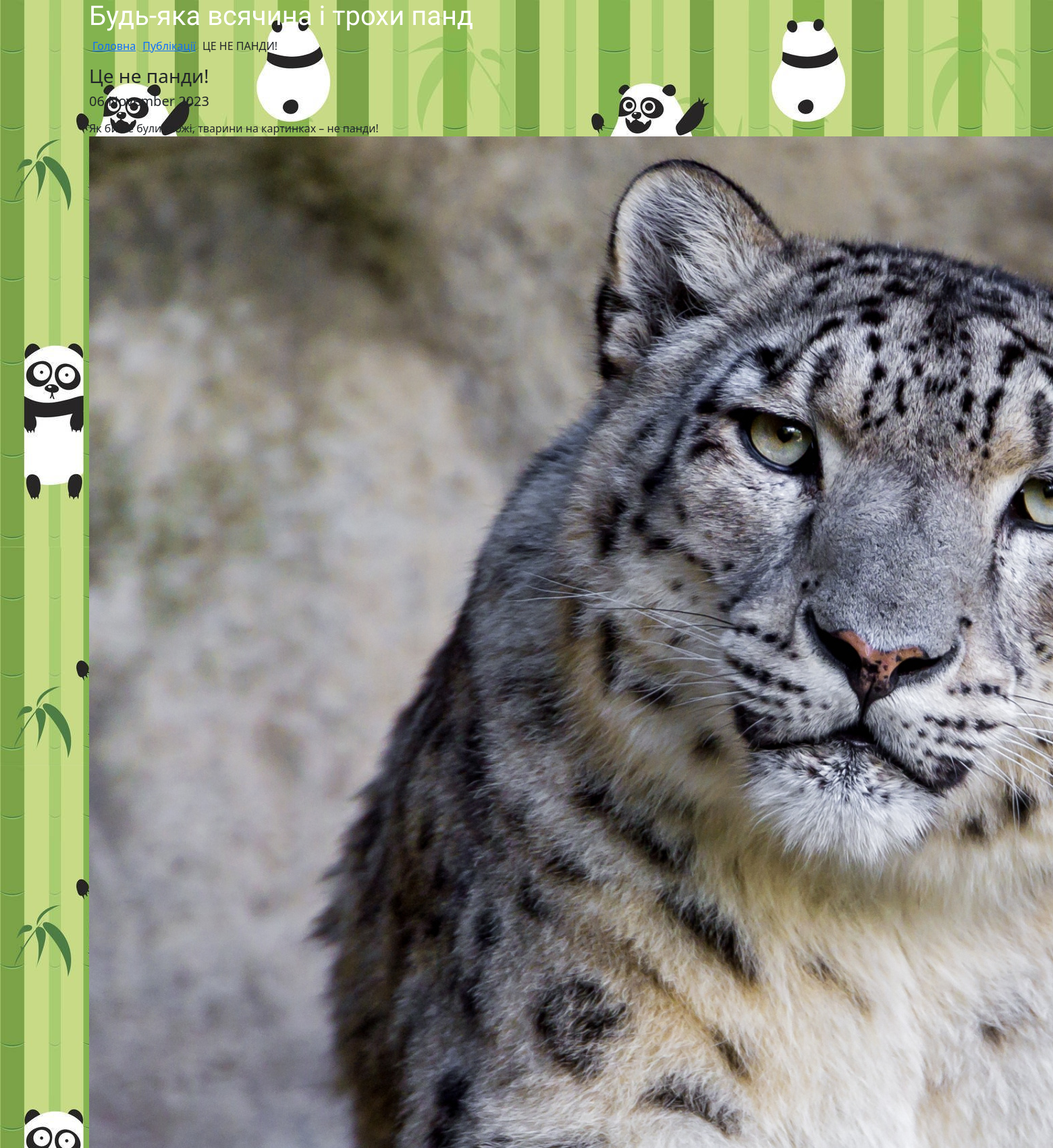
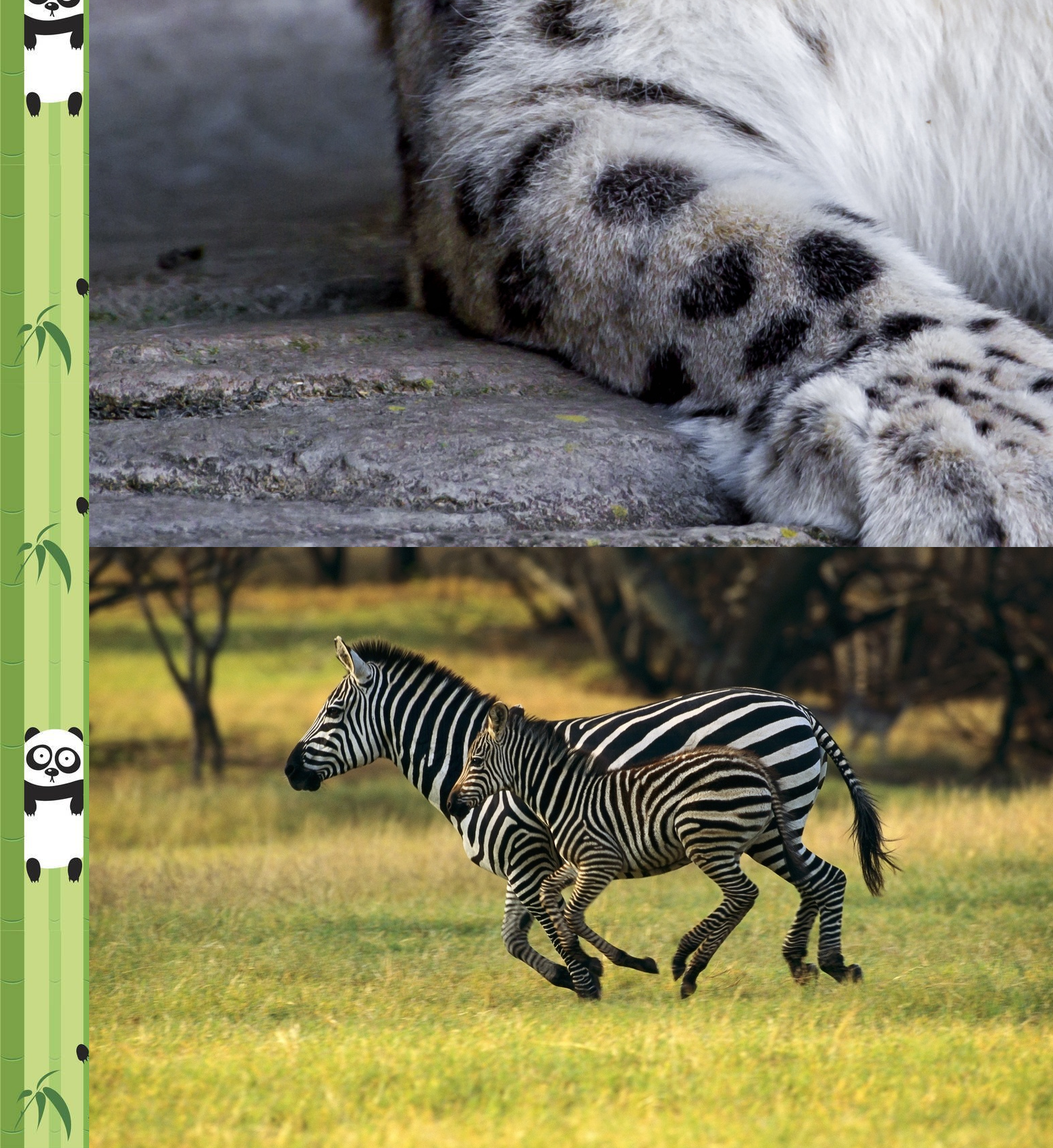
The app's page /articles/2023/11/06/ce-ne-pandi (upper part) with its own data (2 pictures, top to bottom).
### app_blog/models.py (models this page shows, shortened)
class Article(models.Model):
 title = models.CharField(u'Заголовок', max_length=250, help_text=u'Максимум 250 символів')
 description = models.TextField(blank=True, verbose_name=u'Опис')
 pub_date = models.DateTimeField(u'Дата публікації', default=timezone.now)
 slug = models.SlugField(u'Слаг', unique_for_date='pub_date')
 main_page = models.BooleanField(u'Головна', default = False,
                                 help_text = u'Показувати на головній сторінці')
 category = models.ForeignKey(Category,
                              related_name='articles', blank = True, null = True,
                              verbose_name = u'Категорія', on_delete = models.CASCADE)
 objects = models.Manager()
 class Meta:
  ordering = ['-pub_date']
  verbose_name = u'Стаття'
  verbose_name_plural = u'Статті'

class ArticleImage(models.Model):
 article = models.ForeignKey(Article,
                             verbose_name=u'Стаття',
                             related_name='images',
                             on_delete=models.CASCADE)
 image = models.ImageField(u'Фото', upload_to='photos')
 title = models.CharField(u'Заголовок', max_length=250, help_text=u'Максимум 250 символів', blank=True)
 class Meta:
  verbose_name = u'Фото для статті'
  verbose_name_plural = u'Фото для статті'

### app_blog/views.py (the view)
# urls.py: path('articles/<year>/<month>/<day>/<slug>', ArticleDetail.as_view(), name='news-detail'),
class ArticleDetail(DateDetailView):
    model = Article
    template_name = 'article_detail.html'
    context_object_name = 'item'
    date_field = 'pub_date'
    query_pk_and_slug = True
    month_format = '%m'
    allow_future = True
    def get_context_data(self, *args, **kwargs):
        context = super(ArticleDetail, self).get_context_data(*args, **kwargs)
        try:
            context['images'] = context['item'].images.all()
        except:
            pass
        return context

### app_blog/templates/article_detail.html (shortened to what this page needs)
{% extends "base.html" %}
{% load static %}
{% block content %}{% endblock %}

### static/css/main.css (style rules this page uses)
body { background-image: url('../img/bg.jpeg'); background-repeat: repeat-y; }
body > div > div > ol > li { margin: 0 5px; }

### records on screen
Article: title+pub_date+description "Головна Публікації ЦЕ НЕ ПАНДИ! Це не панди! 06 November 2023 Як би не були схожі, тварини на картинках – не панди!", title+pub_date+description (picture)
